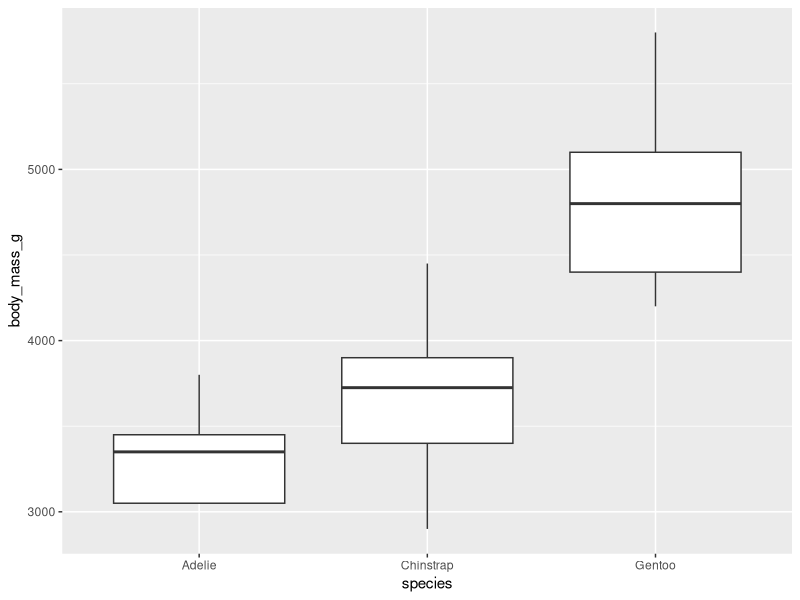
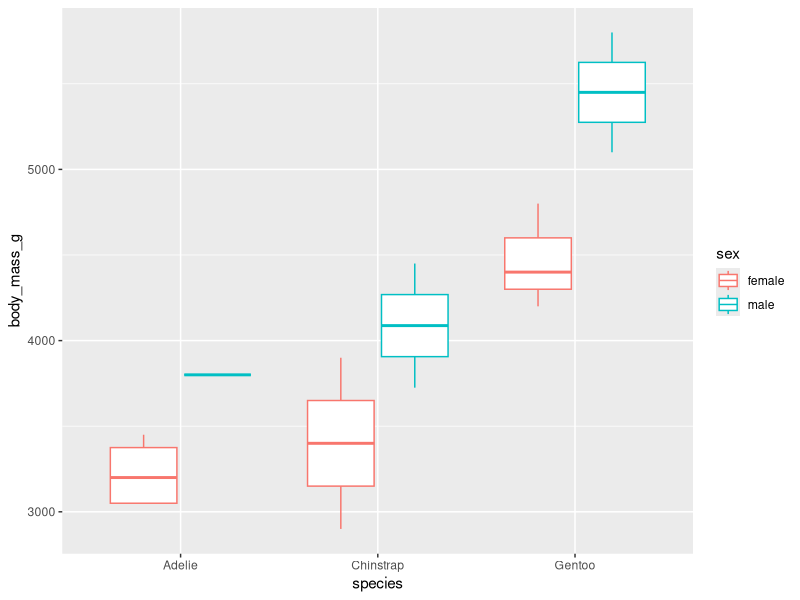

Reproduce these figures in R, in order.
## ---- chunk 1
knitr::opts_chunk$set(echo = TRUE,
                      fig.path = 'figures/')
## ---- chunk 2
library(tidyverse)
## ---- chunk 3
penguin_data <- read_tsv('data/penguin_data.tsv')
head(penguin_data)
names(penguin_data)
## ---- chunk 4
penguin_data %>% ggplot(aes(species, body_mass_g)) +
    geom_boxplot()
## ---- chunk 5
penguin_data %>% ggplot(aes(species, body_mass_g, color = sex)) +
    geom_boxplot()
## ---- chunk 6
penguin_data %>% group_by(species) %>% 
    select(-year) %>% 
    summarize(across(where(is.numeric), ~ mean(.x)))
